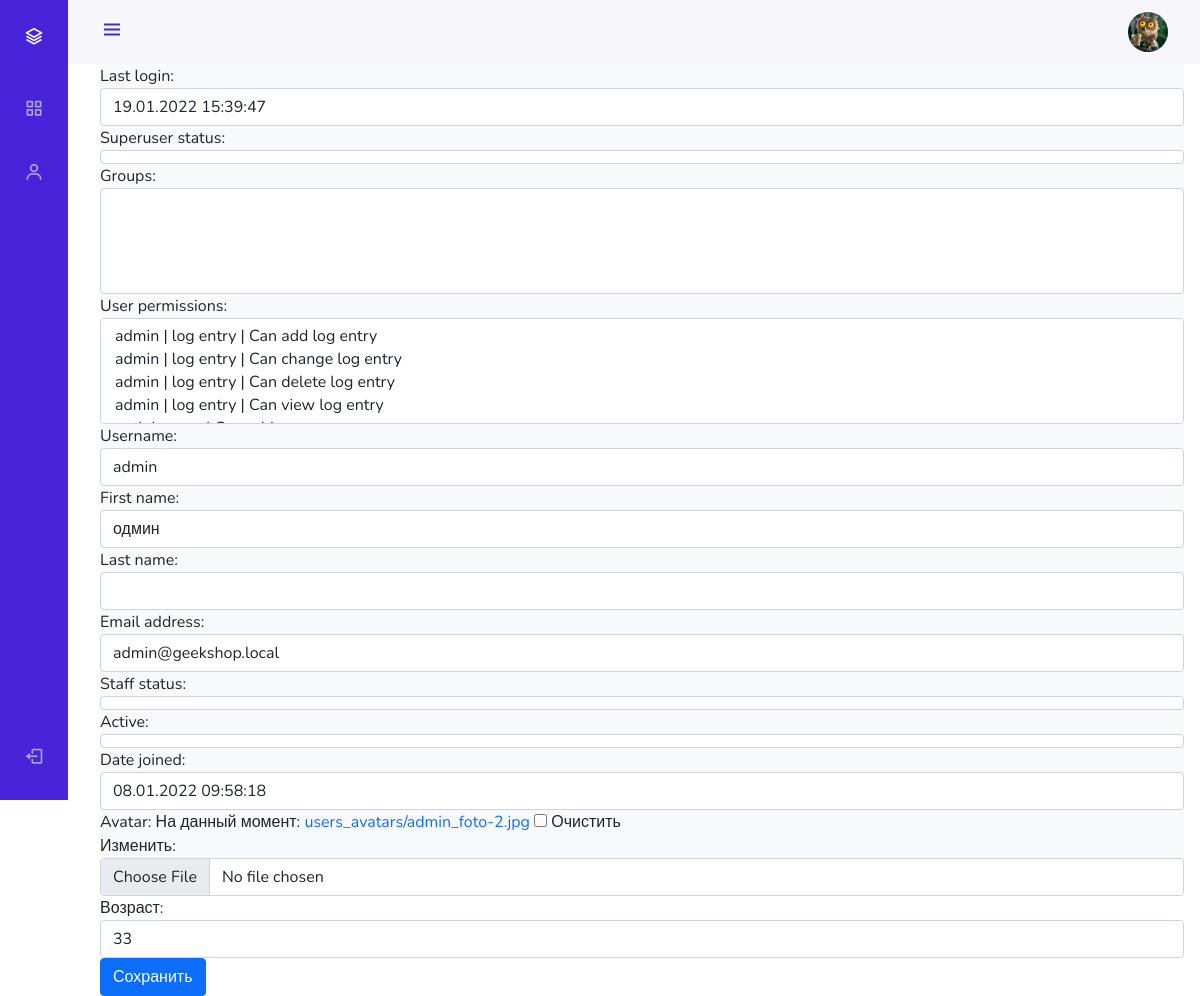
The app's page /admin_staff/users/update/1/ (signed in), older data.
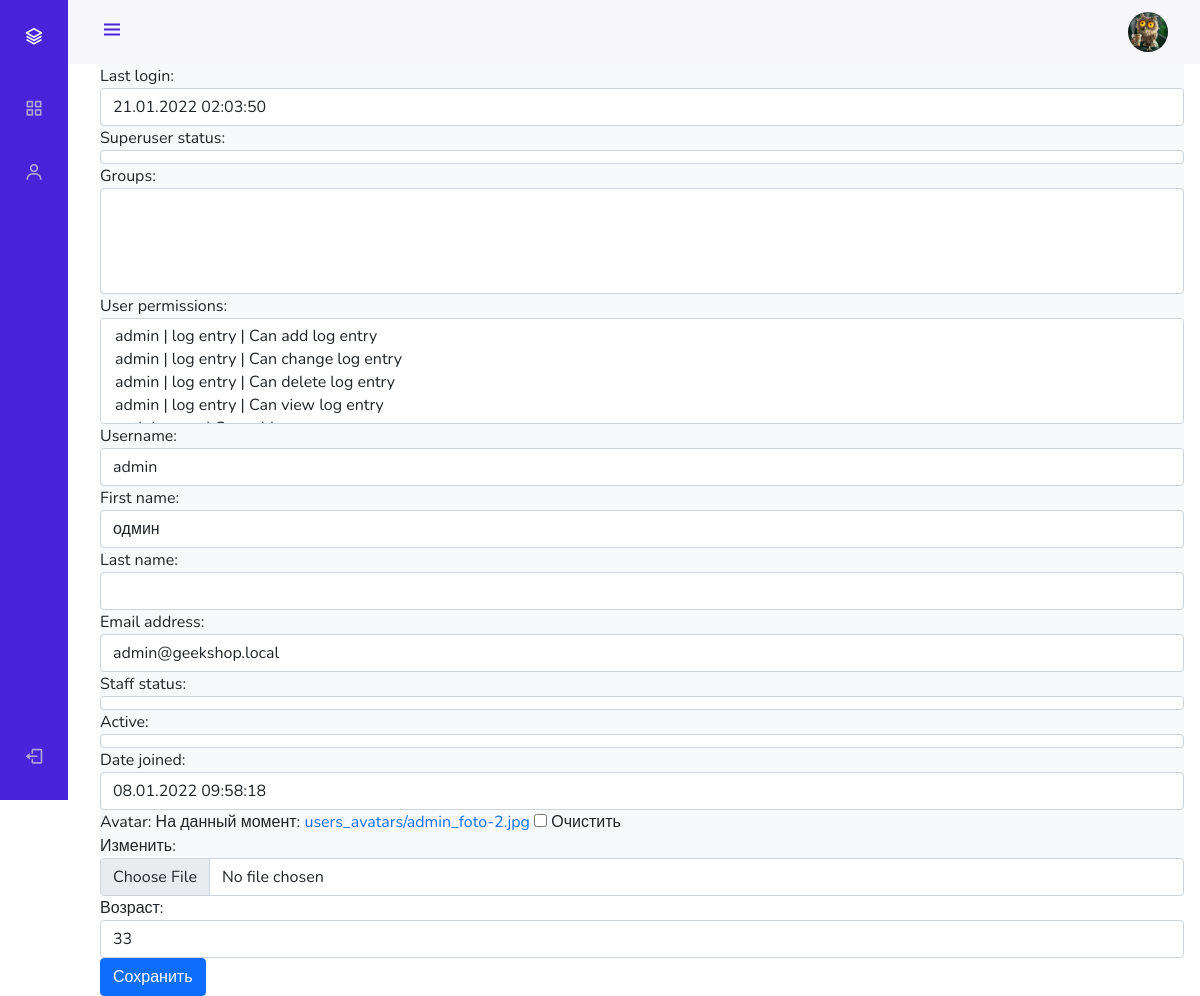
The same page, newer data.
### authapp/models.py (models this page shows)
class ShopUser(AbstractUser):
    avatar = models.ImageField(upload_to='users_avatars', blank=True)
    age = models.PositiveIntegerField(verbose_name='возраст')

### adminapp/views.py (the view)
# urls.py: path('users/update/<int:pk>/', adminapp.user_update, name='user_update'),
@user_passes_test(lambda u: u.is_superuser)
def user_update(request, pk):
    title = 'пользователи/редактирование'
    edit_user = get_object_or_404(ShopUser, pk=pk)
    if request.method == 'POST':
        edit_form = ShopUserAdminEditForm(request.POST, request.FILES, instance=edit_user)
        if edit_form.is_valid():
            edit_form.save()
            return HttpResponseRedirect(reverse('admin_staff:user_update', args=[edit_user.pk]))
    else:
        edit_form = ShopUserAdminEditForm(instance=edit_user)
    context = {
        'title': title,
        'user_form': edit_form,
    }
    return render(request, 'adminapp/user_update.html', context)

### adminapp/forms.py
class ShopUserAdminEditForm(ShopUserEditForm):
    class Meta:
        model = ShopUser
        fields = '__all__'

### adminapp/templates/adminapp/user_update.html (shortened to what this page needs)
{% extends 'adminapp/base.html' %}
{% load static %}
{% block content %}
    <form class="form-horizontal" method="post" enctype="multipart/form-data">
        {{ user_form }}
      <button type="submit" class="btn btn-primary">Сохранить</button>
    </form>
{% endblock %}

### adminapp/templates/adminapp/base.html (shortened to what this page needs)
<!DOCTYPE html>
{% load static %}
<html lang="en">
<head>
    <link href="https://cdn.jsdelivr.net/npm/bootstrap@5.1.3/dist/css/bootstrap.min.css" rel="stylesheet"
>
    <link rel="stylesheet" type="text/css" href="{% static 'adminapp/css/style.css' %}">
    <link rel="stylesheet" type="text/css" href='https://cdn.jsdelivr.net/npm/boxicons@latest/css/boxicons.min.css'>
    <link rel="stylesheet" type="text/css"
          href="https://cdnjs.cloudflare.com/ajax/libs/font-awesome/6.0.0-beta2/css/all.min.css">
</head>
<body id="body-pd">
<header class="header" id="header">
    <div class="header_toggle"><i class='bx bx-menu' id="header-toggle"></i></div>
    <div class="header_img"><img src="/media/{{ user.avatar|default:'avatar.png' }}" alt=""></div>
</header>
<div class="l-navbar" id="nav-bar">
    <nav class="nav">
        <div>
            <a href="{% url 'index' %}" class="nav_logo">
                <i class='bx bx-layer nav_logo-icon'></i>
            </a>
            {% include 'adminapp/inludes/inc_admin_menu.html' %}
        </div>
        <a href="{% url 'auth:logout' %}" class="nav_link"> <i class='bx bx-log-out nav_icon'></i>  </a>
    </nav>
</div>
<div class="height-100 bg-light">
    {% block content %}
    {% endblock %}
</div>
</body>
</html>

Row changes from the older to the newer data that the page shows:
changed ShopUser "admin": last_login "19.01.2022 15:39:47" → "21.01.2022 02:03:50"
